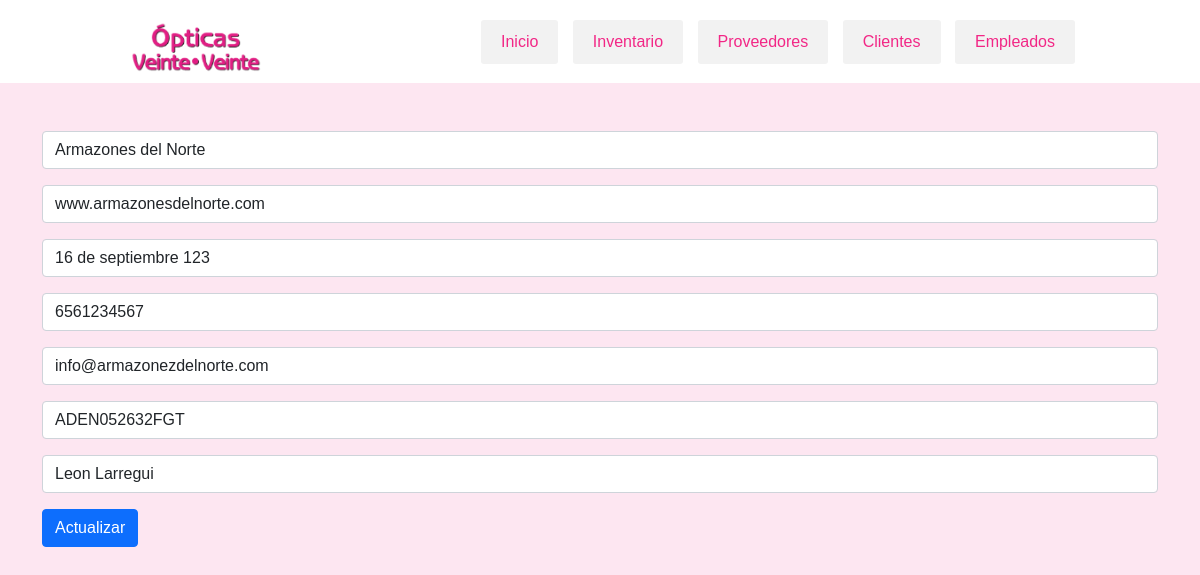
The app's page /actualizarProveedor.php?id=1 with its own data.
### tables this page shows
CREATE TABLE `proveedores` (
  `Id` int(11) NOT NULL,
  `Nombre` varchar(50) NOT NULL,
  `PaginaWeb` varchar(255) NOT NULL,
  `Direccion` varchar(255) NOT NULL,
  `Telefono` varchar(50) NOT NULL,
  `Correo` varchar(255) NOT NULL,
  `RFC` varchar(50) NOT NULL,
  `RepEmpresa` varchar(50) NOT NULL
);

### actualizarProveedor.php (the view, shortened to what this page needs)
<?php include ('header.php');?>
<?php
    $con = conectar();
    $id = $_GET['id'];
    $sql = "SELECT * FROM Proveedores WHERE Id ='$id'";
    $query = mysqli_query($con, $sql);
    $row = mysqli_fetch_array($query);
?>
<!DOCTYPE html>
<html lang="en">
    <head>
    </head>
    <body>
        <div class="container mt-5">
            <form action="./crudProveedor/update.php" method="POST">
                <input type="text" class="form-control mb-3" name="nombre" placeholder="Nombre" value="<?php echo $row['Nombre']  ?>">
                <input type="text" class="form-control mb-3" name="paginaWeb" placeholder="Página Web" value="<?php echo $row['PaginaWeb']  ?>">
                <input type="text" class="form-control mb-3" name="direccion" placeholder="Dirección" value="<?php echo $row['Direccion']  ?>">
                <input type="text" class="form-control mb-3" name="telefono" placeholder="Teléfono" value="<?php echo $row['Telefono']  ?>">
                <input type="text" class="form-control mb-3" name="correo" placeholder="Correo" value="<?php echo $row['Correo']  ?>">
                <input type="text" class="form-control mb-3" name="rfc" placeholder="Dirección" value="<?php echo $row['RFC']  ?>">
                <input type="text" class="form-control mb-3" name="repEmpresa" placeholder="Representante de la empresa" value="<?php echo $row['RepEmpresa']  ?>">
                <input type="submit" class="btn btn-primary btn-block" value="Actualizar">
            </form>
        </div>
    </body>
</html>

### estilos.css (style rules this page uses)
* { -webkit-box-sizing: border-box; -moz-box-sizing: border-box; box-sizing: border-box; margin: 0px; padding: 0px; }
body { background: rgb(253, 230, 241); color: #333; font-family: Arial, helvetica, sans-serif; }

### records on screen
proveedores: nombre "Armazones del Norte", paginaWeb "www.armazonesdelnorte.com", direccion "16 de septiembre 123", telefono "6561234567", correo "info@armazonezdelnorte.com", rfc "ADEN052632FGT", repEmpresa "Leon Larregui"
